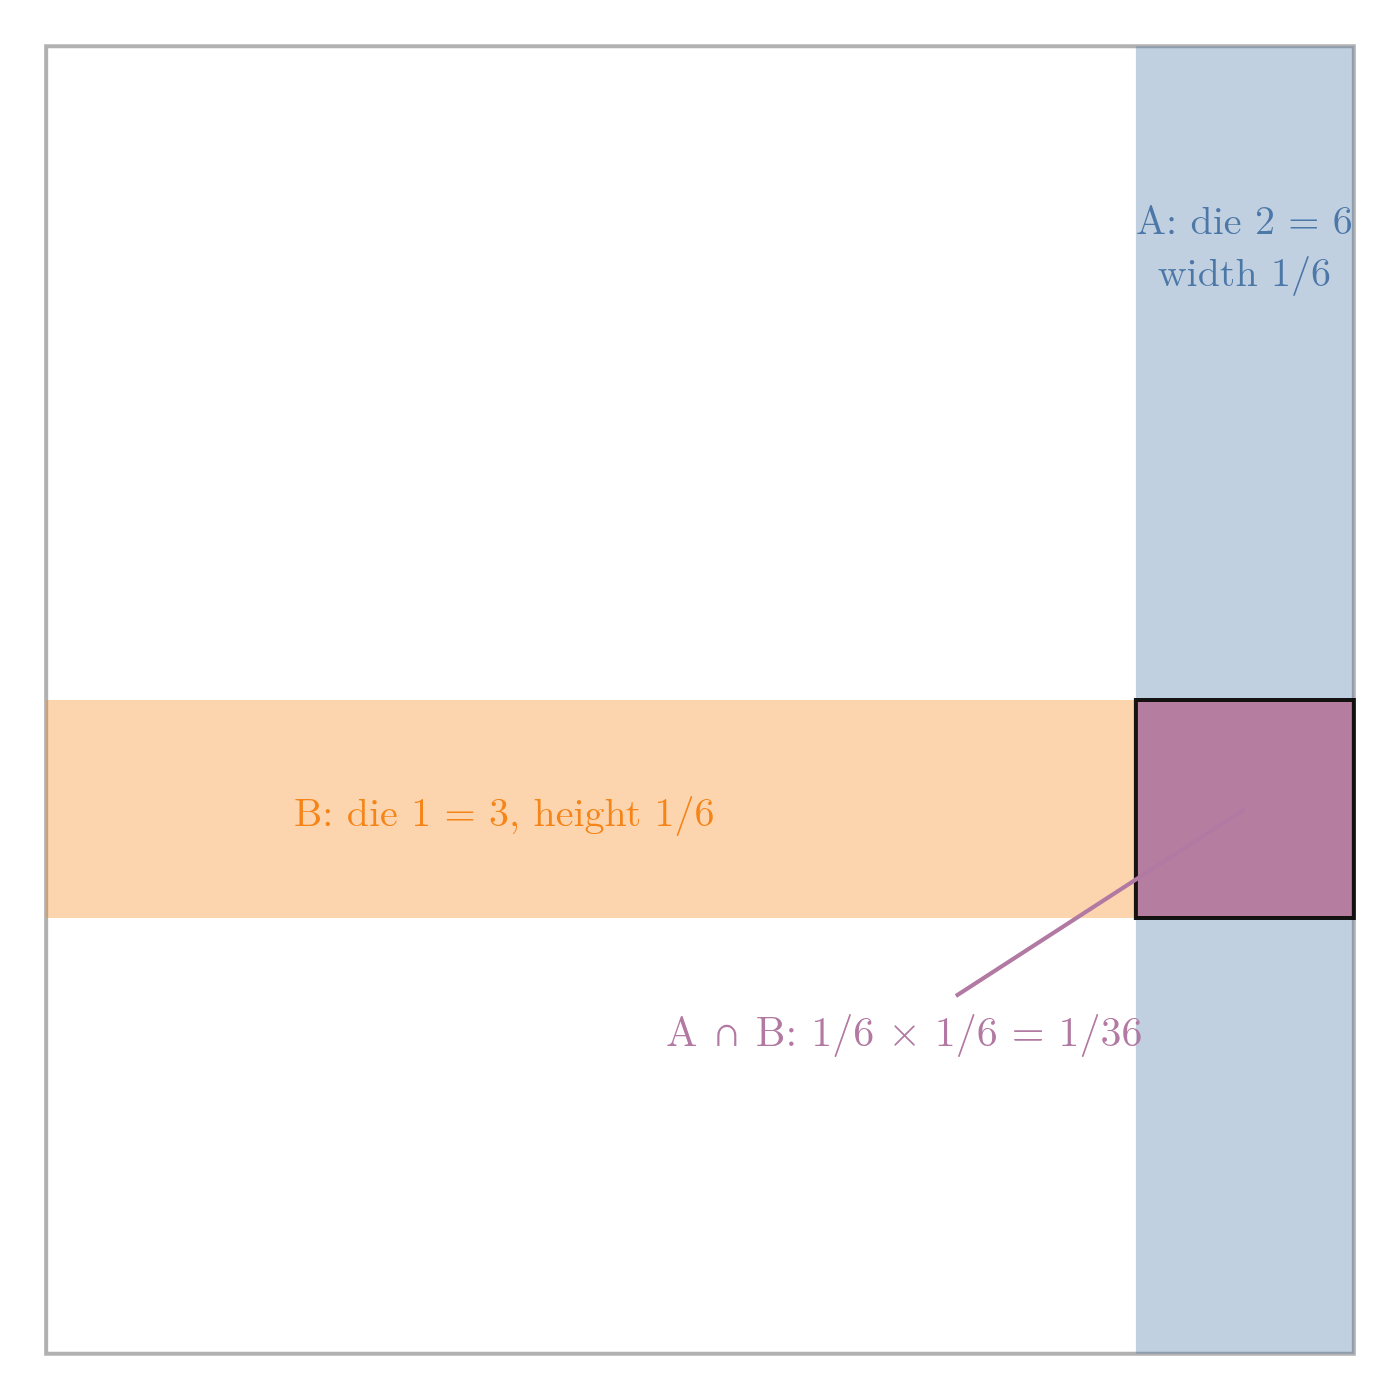

Here is the Python script that generated this plot:
"""The product rule as an area (Plotly), for the Note's dice events A: die 2 shows 6 and B: die 1 shows 3. The whole
square is the sample space (area 1). A is a band of width 1/6, B a band of height 1/6; because A takes the same 1/6
share inside B as outside it, the overlap is a 1/6 x 1/6 rectangle: P(A and B) = 1/36."""
from pathlib import Path
import plotly.graph_objects as go
from gifkit import BLUE, FONT, ORANGE, PURPLE

here = Path(__file__).parent
pa = pb = 1 / 6
assert abs(pa * pb - 1 / 36) < 1e-15
fig = go.Figure()
fig.add_shape(type="rect", x0=0, x1=1, y0=0, y1=1, line=dict(color="black", width=2), fillcolor="white", layer="below")
fig.add_shape(type="rect", x0=5 / 6, x1=1, y0=0, y1=1, fillcolor=BLUE, opacity=0.35, line_width=0)
fig.add_shape(type="rect", x0=0, x1=1, y0=2 / 6, y1=3 / 6, fillcolor=ORANGE, opacity=0.35, line_width=0)
fig.add_shape(type="rect", x0=5 / 6, x1=1, y0=2 / 6, y1=3 / 6, fillcolor=PURPLE, opacity=0.9, line=dict(color="black", width=2))
fig.add_annotation(x=11 / 12, y=0.85, text="A: die 2 = 6<br>width 1/6", showarrow=False, font=dict(size=20, color=BLUE))
fig.add_annotation(x=0.35, y=5 / 12, text="B: die 1 = 3, height 1/6", showarrow=False, font=dict(size=20, color=ORANGE))
fig.add_annotation(x=11 / 12, y=5 / 12, ax=-170, ay=110, text="A ∩ B: 1/6 × 1/6 = 1/36", font=dict(size=21, color=PURPLE),
                   arrowcolor=PURPLE, arrowwidth=2)
fig.update_layout(template="simple_white", width=700, height=700, font=FONT, showlegend=False,
                  xaxis=dict(visible=False, range=[-0.02, 1.02]), yaxis=dict(visible=False, range=[-0.02, 1.02], scaleanchor="x"),
                  margin=dict(l=10, r=10, t=10, b=10))
fig.write_image(here / "product_area.png", scale=2)
